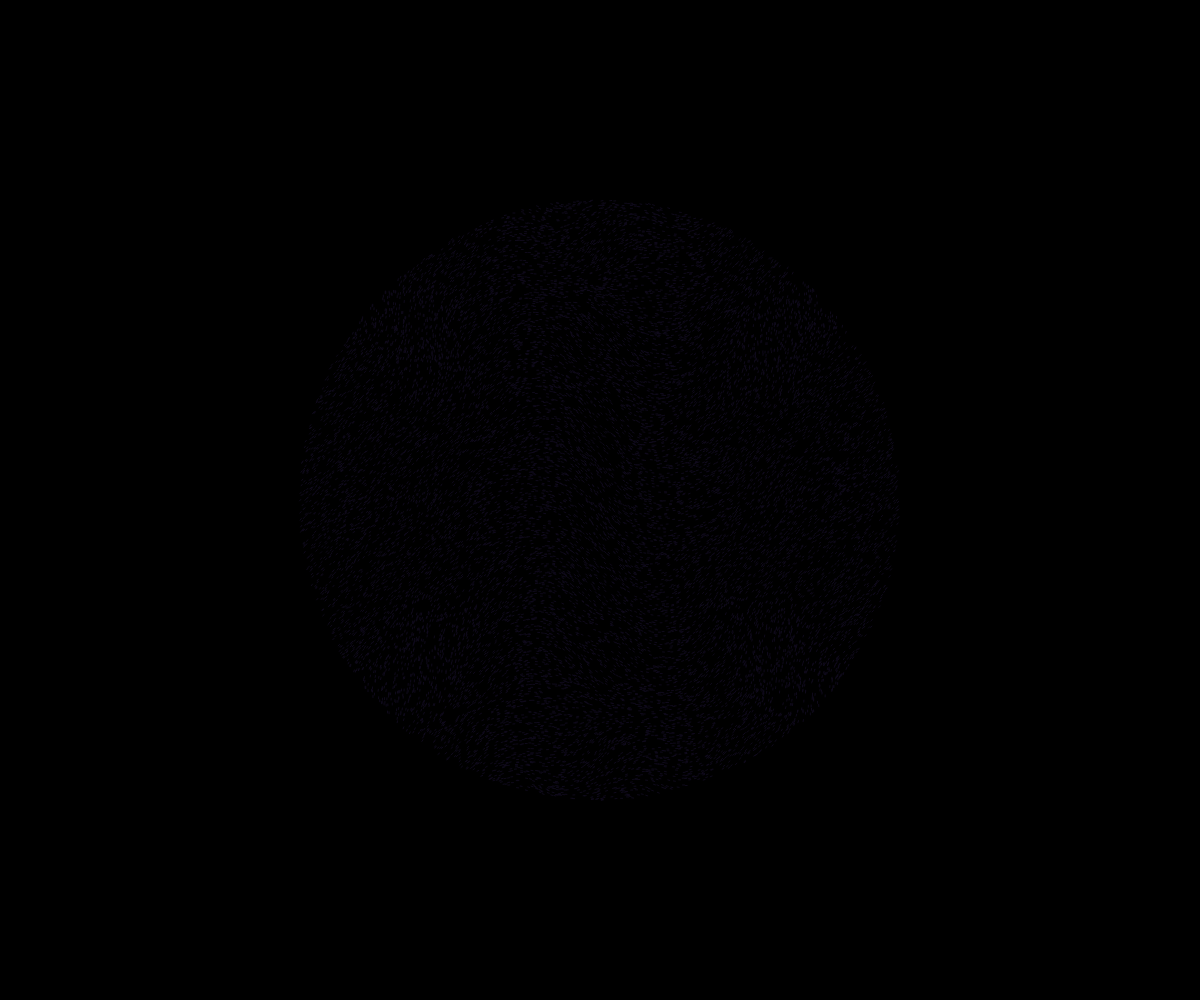
Frame 1 (no input)
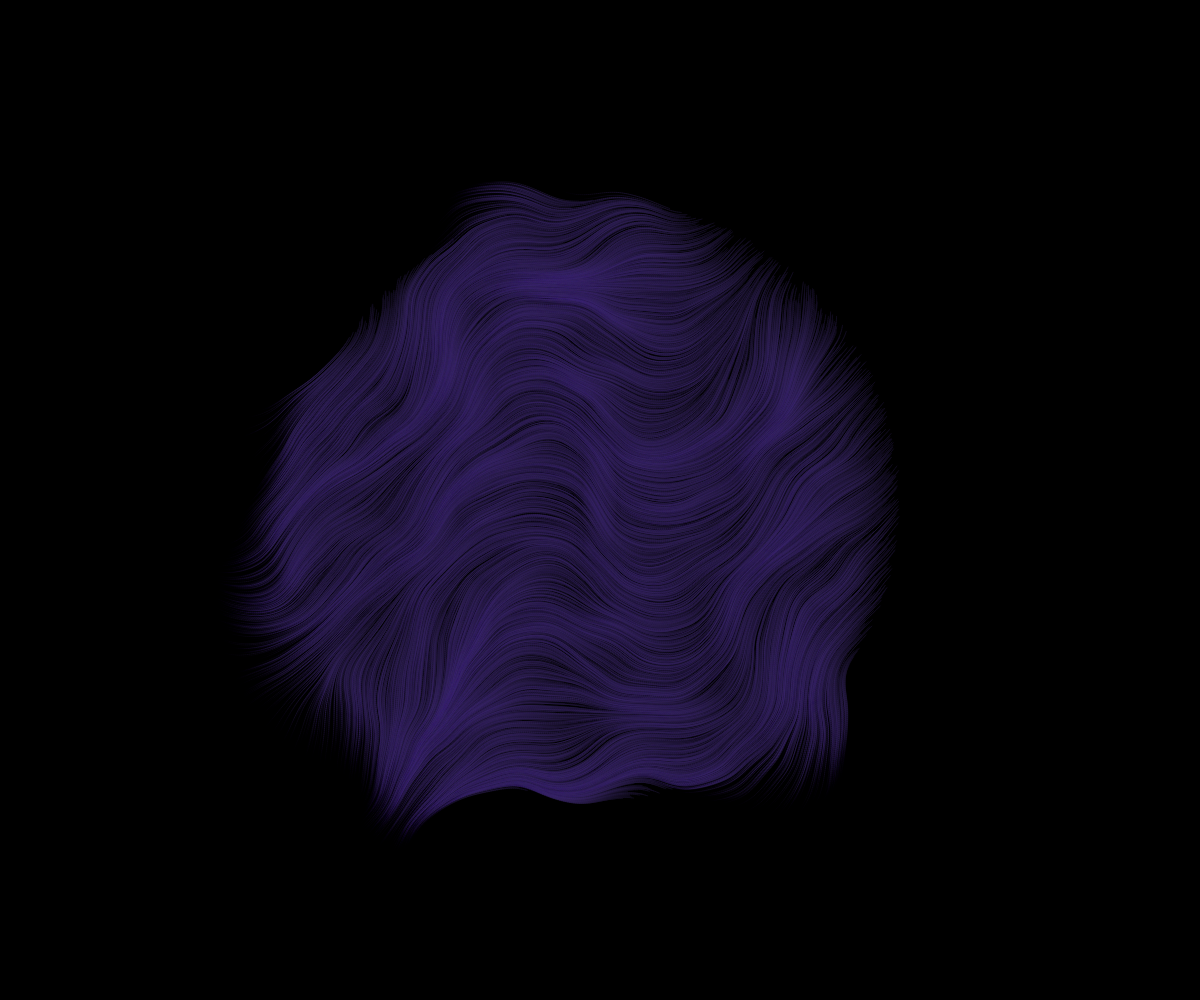
Frame 60 (no input)
Frame 120 (the mouse pressed at the canvas centre since frame 60): identical to frame 60, image omitted

The p5.js sketch that drew these frames (run headless with seeded random() and noise() and a simulated clock; from frame 60 on, the mouse is pressed at the canvas centre):

// p5.js sketch
// ── sketch.js
let off = 0.004;
let interval = 4;

let ballsize = 600;
let particles = [];
let maxLife = 60;
let hue;

function setup() {
  createCanvas(windowWidth, windowHeight);
  smooth();
  background(0);
  colorMode(HSB);

  hue = random(360);

  for(let i=0; i< 18000; i++) {
    while(1) {
      let x = random(-ballsize/2, ballsize/2);
      let y = random(-ballsize/2, ballsize/2);
      let d = dist(0, 0, x, y);
      if(d<ballsize/2) {
        let p = createVector(x, y);
        particles.push(new Particle(p));
        break;
      }
    }
  }
}

function draw() {
  // blendMode(BLEND);
  for(let p of particles) {
    p.update();
    p.show();
    if(p.isDone()) particles.splice(particles.indexOf(p), 1);
  }
}

class Particle {
  constructor(p) {
    this.prev = p;
    this.pos = p;
    this.vel = createVector(0, 0);
    this.acc = createVector(0, 0);
    this.life = maxLife;
    this.alpha = 1;
    this.brs = 10;
    this.wt = 1;
  }

  update() {
    this.prev = createVector(this.pos.x, this.pos.y);
    
    let rad = map(noise(this.pos.x*off, this.pos.y*off), 0, 1, 0, TAU);
    let flow = p5.Vector.fromAngle(rad, 40);
    this.acc.add(flow);
    this.vel.add(this.acc).normalize().mult(2);
    this.pos.add(this.vel);
    this.acc.mult(0);

    this.life --;
    this.alpha = map(this.life, 0, maxLife, 0, 1);
    this.brs = map(this.life, 0, maxLife, 60, 10);
    this.wt = map(this.life, 0, maxLife, 0.1, 1);
  }

  show() {
    push();
    translate(width/2, height/2);
    stroke(hue, 60, this.brs, this.alpha);
    strokeWeight(this.wt);
    line(this.prev.x, this.prev.y, this.pos.x, this.pos.y);    
    pop();

  }

  isDone() {
    return this.life<0 ? true : false;
  }
}
